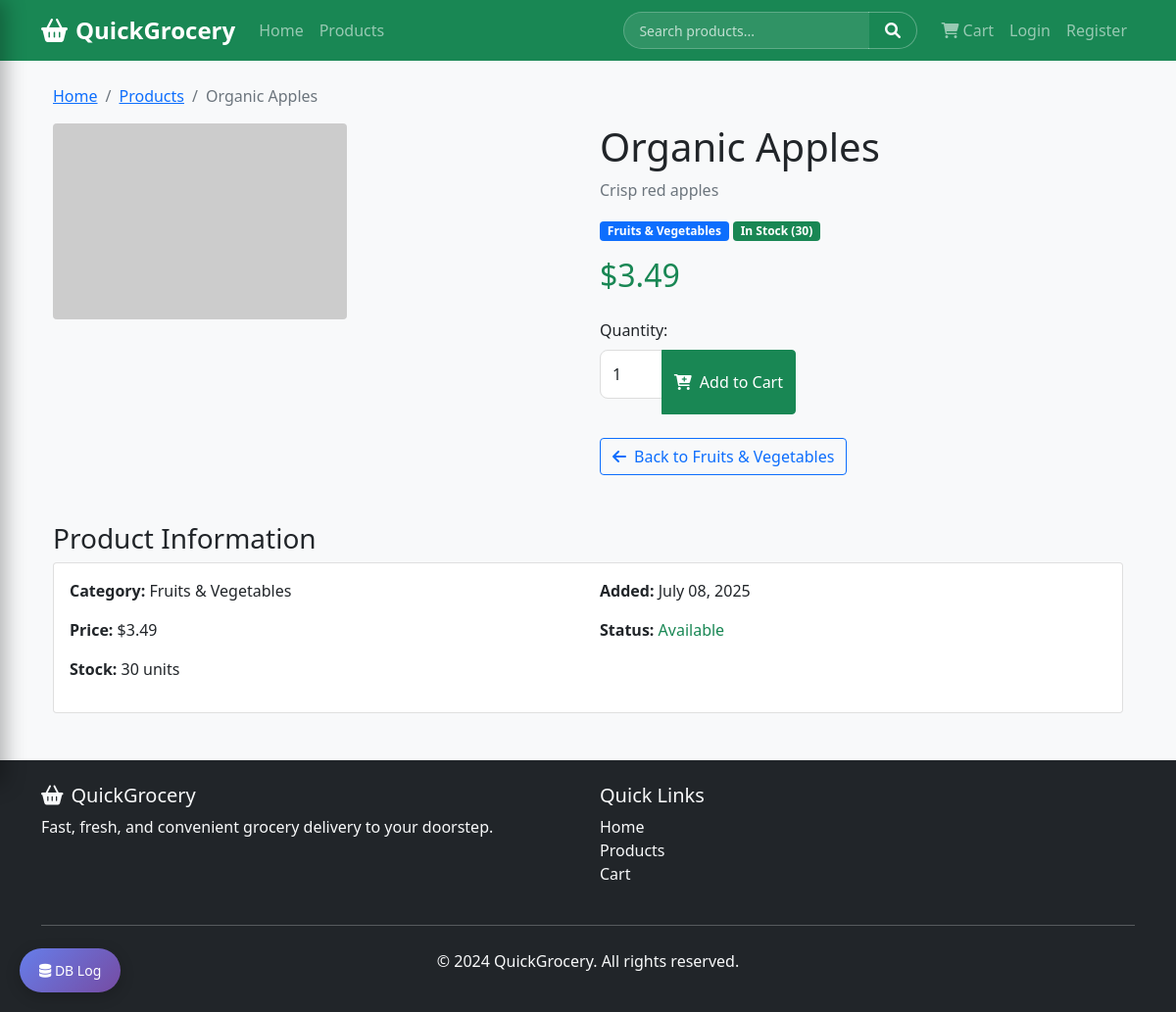
The app's page /product/2 with its own data.
### app.py (models this page shows)
class Product(db.Model):
    id = db.Column(db.Integer, primary_key=True)
    name = db.Column(db.String(200), nullable=False)
    description = db.Column(db.Text)
    price = db.Column(db.Float, nullable=False)
    image_url = db.Column(db.String(200))
    stock = db.Column(db.Integer, default=0)
    category_id = db.Column(db.Integer, db.ForeignKey('category.id'))
    is_available = db.Column(db.Boolean, default=True)
    created_at = db.Column(db.DateTime, default=datetime.utcnow)

class Category(db.Model):
    id = db.Column(db.Integer, primary_key=True)
    name = db.Column(db.String(100), unique=True, nullable=False)
    icon = db.Column(db.String(50))
    products = db.relationship('Product', backref='category', lazy=True)

### app.py (the view)
@app.route('/product/<int:product_id>')
def product_detail(product_id):
    product = Product.query.get_or_404(product_id)
    return render_template('product_detail.html', product=product)

### templates/product_detail.html (shortened to what this page needs)
{% extends "base.html" %}
{% block content %}
<div class="container">
    <nav aria-label="breadcrumb">
        <ol class="breadcrumb">
            <li class="breadcrumb-item"><a href="{{ url_for('index') }}">Home</a></li>
            <li class="breadcrumb-item"><a href="{{ url_for('products') }}">Products</a></li>
            <li class="breadcrumb-item active" aria-current="page">{{ product.name }}</li>
        </ol>
    </nav>
    <div class="row">
        <div class="col-md-6">
            <img src="{{ product.image_url }}" alt="{{ product.name }}" class="img-fluid rounded">
        </div>
        <div class="col-md-6">
            <h1>{{ product.name }}</h1>
            <p class="text-muted mb-3">{{ product.description }}</p>
            <div class="mb-3">
                <span class="badge bg-primary">{{ product.category.name }}</span>
                {% if product.stock > 0 %}
                <span class="badge bg-success">In Stock ({{ product.stock }})</span>
                {% else %}
                <span class="badge bg-danger">Out of Stock</span>
                {% endif %}
            </div>
            <h2 class="text-success mb-4">${{ "%.2f"|format(product.price) }}</h2>
            {% if product.stock > 0 %}
            <form method="POST" action="{{ url_for('add_to_cart', product_id=product.id) }}">
                <div class="mb-3">
                    <label for="quantity" class="form-label">Quantity:</label>
                    <div class="input-group" style="width: 200px;">
                        <input type="number" class="form-control" id="quantity" name="quantity" value="1" min="1" max="{{ product.stock }}">
                        <button class="btn btn-success" type="submit">
                            <i class="fas fa-cart-plus me-2"></i>Add to Cart
                        </button>
                    </div>
                </div>
            </form>
            {% else %}
            <button class="btn btn-secondary" disabled>
                <i class="fas fa-times me-2"></i>Out of Stock
            </button>
            {% endif %}
            <div class="mt-4">
                <a href="{{ url_for('products', category=product.category.id) }}" class="btn btn-outline-primary">
                    <i class="fas fa-arrow-left me-2"></i>Back to {{ product.category.name }}
                </a>
            </div>
        </div>
    </div>
    <div class="row mt-5">
        <div class="col-12">
            <h3>Product Information</h3>
            <div class="card">
                <div class="card-body">
                    <div class="row">
                        <div class="col-md-6">
                            <p><strong>Category:</strong> {{ product.category.name }}</p>
                            <p><strong>Price:</strong> ${{ "%.2f"|format(product.price) }}</p>
                            <p><strong>Stock:</strong> {{ product.stock }} units</p>
                        </div>
                        <div class="col-md-6">
                            <p><strong>Added:</strong> {{ product.created_at.strftime('%B %d, %Y') }}</p>
                            <p><strong>Status:</strong>
                                {% if product.is_available %}
                                    <span class="text-success">Available</span>
                                {% else %}
                                    <span class="text-danger">Unavailable</span>
                                {% endif %}
                            </p>
                        </div>
                    </div>
                </div>
            </div>
        </div>
    </div>
</div>
{% endblock %}

### static/css/style.css (style rules this page uses)
body { font-family: 'Segoe UI', Tahoma, Geneva, Verdana, sans-serif; background-color: #f8f9fa; }
.form-control { border-radius: 8px; border: 1px solid #ddd; padding: 0.75rem; margin-bottom: 1rem; }

### records on screen
Product: name "Organic Apples", description "Crisp red apples", stock "30", price "3.49", created_at "July 08, 2025"
Category: category.name "Fruits & Vegetables"
